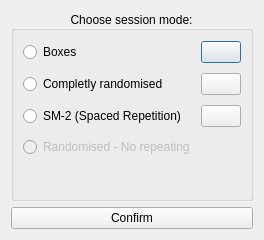
<?xml version="1.0" encoding="UTF-8"?>
<ui version="4.0">
 <class>modeChooser</class>
 <widget class="QDialog" name="modeChooser">
  <property name="geometry">
   <rect>
    <x>0</x>
    <y>0</y>
    <width>253</width>
    <height>240</height>
   </rect>
  </property>
  <property name="sizePolicy">
   <sizepolicy hsizetype="Minimum" vsizetype="Minimum">
    <horstretch>0</horstretch>
    <verstretch>0</verstretch>
   </sizepolicy>
  </property>
  <property name="windowTitle">
   <string>Form</string>
  </property>
  <layout class="QGridLayout" name="gridLayout_2">
   <item row="0" column="0">
    <layout class="QVBoxLayout" name="verticalLayout">
     <item>
      <widget class="QGroupBox" name="groupBox">
       <property name="sizePolicy">
        <sizepolicy hsizetype="Minimum" vsizetype="Minimum">
         <horstretch>0</horstretch>
         <verstretch>0</verstretch>
        </sizepolicy>
       </property>
       <property name="layoutDirection">
        <enum>Qt::LeftToRight</enum>
       </property>
       <property name="title">
        <string>Choose session mode:</string>
       </property>
       <property name="alignment">
        <set>Qt::AlignCenter</set>
       </property>
       <property name="flat">
        <bool>false</bool>
       </property>
       <layout class="QVBoxLayout" name="verticalLayout_2">
        <property name="spacing">
         <number>10</number>
        </property>
        <property name="topMargin">
         <number>10</number>
        </property>
        <item>
         <layout class="QHBoxLayout" name="horizontalLayout">
          <property name="spacing">
           <number>15</number>
          </property>
          <item>
           <widget class="QRadioButton" name="ButtonBoxes">
            <property name="text">
             <string>Boxes</string>
            </property>
           </widget>
          </item>
          <item>
           <widget class="QPushButton" name="boxesInfoButton">
            <property name="sizePolicy">
             <sizepolicy hsizetype="Fixed" vsizetype="Fixed">
              <horstretch>0</horstretch>
              <verstretch>0</verstretch>
             </sizepolicy>
            </property>
            <property name="text">
             <string/>
            </property>
            <property name="icon">
             <iconset resource="../Resources/sanki.qrc">
              <normaloff>:/icons/info.svg</normaloff>:/icons/info.svg</iconset>
            </property>
           </widget>
          </item>
         </layout>
        </item>
        <item>
         <layout class="QHBoxLayout" name="horizontalLayout_2">
          <property name="spacing">
           <number>15</number>
          </property>
          <item>
           <widget class="QRadioButton" name="ButtonCRandom">
            <property name="text">
             <string>Completly randomised</string>
            </property>
           </widget>
          </item>
          <item>
           <widget class="QPushButton" name="CRInfoButton">
            <property name="sizePolicy">
             <sizepolicy hsizetype="Fixed" vsizetype="Fixed">
              <horstretch>0</horstretch>
              <verstretch>0</verstretch>
             </sizepolicy>
            </property>
            <property name="text">
             <string/>
            </property>
            <property name="icon">
             <iconset resource="../Resources/sanki.qrc">
              <normaloff>:/icons/info.svg</normaloff>:/icons/info.svg</iconset>
            </property>
           </widget>
          </item>
         </layout>
        </item>
        <item>
         <layout class="QHBoxLayout" name="horizontalLayout_3">
          <property name="spacing">
           <number>15</number>
          </property>
          <item>
           <widget class="QRadioButton" name="ButtonSM2">
            <property name="text">
             <string>SM-2 (Spaced Repetition)</string>
            </property>
           </widget>
          </item>
          <item>
           <widget class="QPushButton" name="sm2InfoButton">
            <property name="sizePolicy">
             <sizepolicy hsizetype="Fixed" vsizetype="Fixed">
              <horstretch>0</horstretch>
              <verstretch>0</verstretch>
             </sizepolicy>
            </property>
            <property name="text">
             <string/>
            </property>
            <property name="icon">
             <iconset resource="../Resources/sanki.qrc">
              <normaloff>:/icons/info.svg</normaloff>:/icons/info.svg</iconset>
            </property>
           </widget>
          </item>
         </layout>
        </item>
        <item>
         <widget class="QRadioButton" name="ButtonRandomNR">
          <property name="enabled">
           <bool>false</bool>
          </property>
          <property name="text">
           <string>Randomised - No repeating</string>
          </property>
         </widget>
        </item>
        <item>
         <spacer name="verticalSpacer">
          <property name="orientation">
           <enum>Qt::Vertical</enum>
          </property>
          <property name="sizeType">
           <enum>QSizePolicy::MinimumExpanding</enum>
          </property>
          <property name="sizeHint" stdset="0">
           <size>
            <width>0</width>
            <height>0</height>
           </size>
          </property>
         </spacer>
        </item>
       </layout>
      </widget>
     </item>
    </layout>
   </item>
   <item row="1" column="0">
    <widget class="QPushButton" name="ButtonConfirm">
     <property name="text">
      <string>Confirm</string>
     </property>
    </widget>
   </item>
  </layout>
 </widget>
 <resources>
  <include location="../Resources/sanki.qrc"/>
 </resources>
 <connections/>
</ui>
